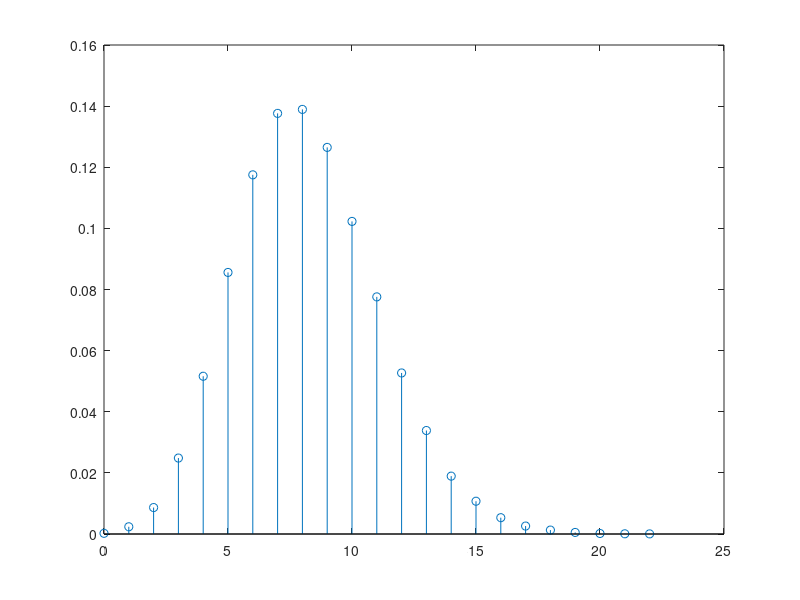

Write the MATLAB code that produced this figure. (Note: this script raises an error after producing the figure.)
%%%2009-04-24 msim3.m: modified from msim.m, using diff-equations 

clear

%%%%%%%%%%%%%%%%%%%%%%%%%%%%%%%%%%%%%%%%%
%%%Part 1: first calculate allH peaks distribution due to natural C13 richness:

% p=0.011;    %richness of C13
% M=100000; %number of molecules tested
% N=744;  %number of C atom in each molecule (744 for SNase)
% 
% for i=1:M
%     mass(i)=0;
%     ran=rand(1,N);  %generate a random number between 0~1
%     for j=1:N
%         if ran(j)<p
%             mass(i)=mass(i)+1;
%         end
%     end
% end
% 
% for i=1:N+1
%     deltaC(i)=0;
%     for j=1:M
%         if mass(j)==i-1
%             deltaC(i)=deltaC(i)+1;  %Notice! deltaC(i) means "plus i-1 units of mass"
%         end
%     end
%     if i>4
%         if deltaC(i)==0 && deltaC(i-1)==0 && deltaC(i-2)==0 && deltaC(i-3)~=0
%             k=i;
%         end
%     end
% end
% deltaC=deltaC(1:k)/M;
% 
% stem(0:(k-1),deltaC) %stem plot of distribution of allH molecule (assume all-C12 molecule weight is 0)


%below result was calculated out based on the avarage of {M=100,000 & N=744 on 2009-04-24} & {M=100,000 & N=744 on 2008-11-14}, which can be used as a standard MS peaks distribution caused by C13
%for a molecule with 744 C atoms --- i.e., SNase_P117G_H124L.
deltaC=[0.000225	0.002365	0.008655	0.024855	0.05162	0.085585	0.11752	0.13763	0.13893	0.1265	0.10228	0.07759	0.052695	0.03386	0.018935	0.010725	0.00534	0.002605	0.001285	0.000515	0.00017	7e-005	4e-005
];

%to plot this allH mass distribution:
sizer=size(deltaC);
stem(0:sizer(2)-1, deltaC)
hold on



%%%%%%%%%%%%%%%%%%%%%%%%%%%%%%%%%%%%%%%%%
%%%Part 2: to simulate a simple two-state folding protein native HX, start from
%%%allH

N=100;  %number of exchangable H atom in the molecule
global k_ch k_op k_cl
k_ch=300;
k_op=0.1;
k_cl=10;

t=0:0.1:20;  %folding/HX time from 0~20 sec 

[t,y] = ode15s('nhxf',t,[k_cl/(k_cl+k_op) k_op/(k_cl+k_op) 0 0]);   %y(:,3)+y(:,4) is the labeled D(%) at different folding/HX time

sizer=size(t);
for i=1:sizer(1)
    
    %     for j=1:N         
    %         z=y(i,3)+y(i,4);
    %         if z>0.99
    %             z=0.99;    %to fix a bug upon numerical calculation
    %         end
    %         D(i,j)=(factorial(N)/(factorial(j-1)*factorial(N-j+1)))*(z^(j-1))*((1-z)^(N-j+1));    %D is the result matrix of ( folding/HX time vs. D-distribution ) 
    %     end
    
    M=1000; %number of molecules tested
    for j=1:M
        mass2(j)=0;
        ran2=rand(1,N);  %generate a random number between 0~1
        for k=1:N
            if ran2(k)<y(i,3)+y(i,4)
                mass2(j)=mass2(j)+1;
            end
        end
    end
    
    for w=1:N+1
        deltaD(w)=0;
        for q=1:M
            if mass2(q)==w-1
                deltaD(w)=deltaD(w)+1;
            end
        end
    end
    result(i,:)=conv(deltaC, deltaD/M);
    
end

sizer=size(result);

stem(0:sizer(2)-1,result(1,:))
hold on

stem(0:sizer(2)-1,result(15,:),'r')
hold on

stem(0:sizer(2)-1,result(44,:),'c')
hold on

stem(0:sizer(2)-1,result(201,:),'g')
hold on